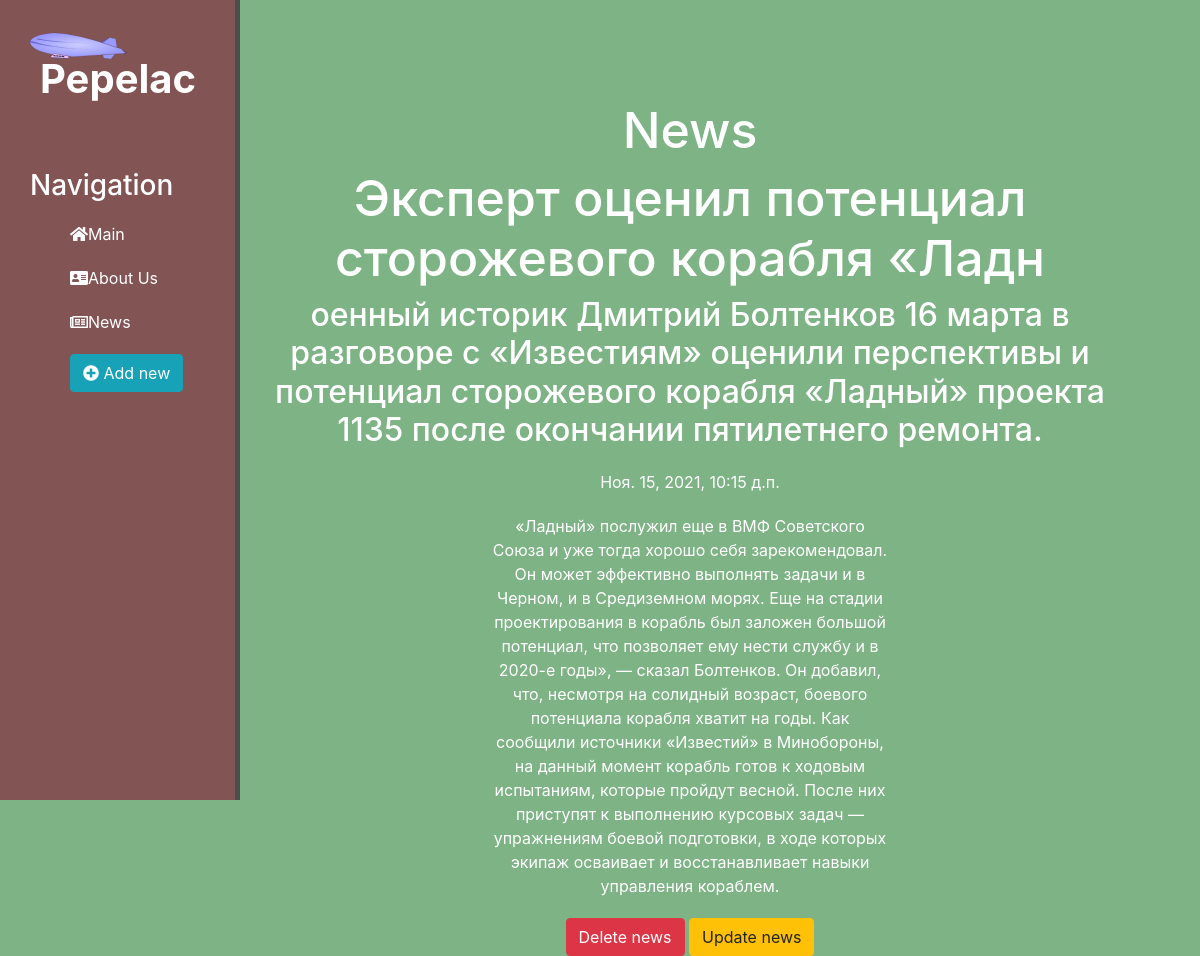
Page /news/4 on the committed database.
### news/models.py (models this page shows, shortened)
class Articles(models.Model):
    title = models.CharField('Name', max_length=50)
    anons = models.CharField('Anons', max_length=250)
    text = models.TextField('Text')
    date = models.DateTimeField('Date')
    class Meta:
        verbose_name = 'New'
        verbose_name_plural = "News"

### news/views.py (the view)
# urls.py: path('<int:pk>', views.NewDetailView.as_view(), name='news-detail'),
class NewDetailView(DetailView):
    model = Articles
    template_name = 'news/detail.html'
    context_object_name = 'article'

### news/templates/news/detail.html (shortened to what this page needs)
{% extends 'main/layout.html' %}
{% block content %}
<div class="features">
  <h1>News</h1>
      <h1>{{article.title}}</h1>
      <h2>{{article.anons}}</h2>
      <p>{{article.date}}</p>
      <p>{{article.text}}</p>
      <a href="{% url 'news-delete' article.id %}" class="btn btn-danger">Delete news</a>
      <a href="{% url 'news-update' article.id %}" class="btn btn-warning">Update news</a>
</div>
{% endblock %}

### main/static/main/css/main.css (style rules this page uses)
body { background: #7eb385; }
main .features { float: left; color: #fff; margin-top: 100px; text-align: center; width: 75%; }
main .features h1 { font-size: 50px; }
main .features p { max-width: 400px; margin: 20px auto; }

### rows in the picture
Articles: title "Эксперт оценил потенциал сторожевого корабля «Ладн", anons "оенный историк Дмитрий Болтенков 16 марта в разговоре с «Известиям» оценили перспективы и потенциал сторожевого корабля «Ладный» проекта 1135 после окончании пятилетнего ремонта.", date "Ноя. 15, 2021, 10:15 д.п.", text "«Ладный» послужил еще в ВМФ Советского Союза и уже тогда хорошо себя зарекомендовал. Он может эффективно выполнять задачи и в Черном, и в Средиземном морях. Еще на стадии проектирования в корабль был заложен большой потенциал, что позволяет ему нести службу и в 2020-е годы», — сказал Болтенков. Он добавил, что, несмотря на солидный возраст, боевого потенциала корабля хватит на годы. Как сообщили источники «Известий» в Минобороны, на данный момент корабль готов к ходовым испытаниям, которые пройдут весной. После них приступят к выполнению курсовых задач — упражнениям боевой подготовки, в ходе которых экипаж осваивает и восстанавливает навыки управления кораблем."
